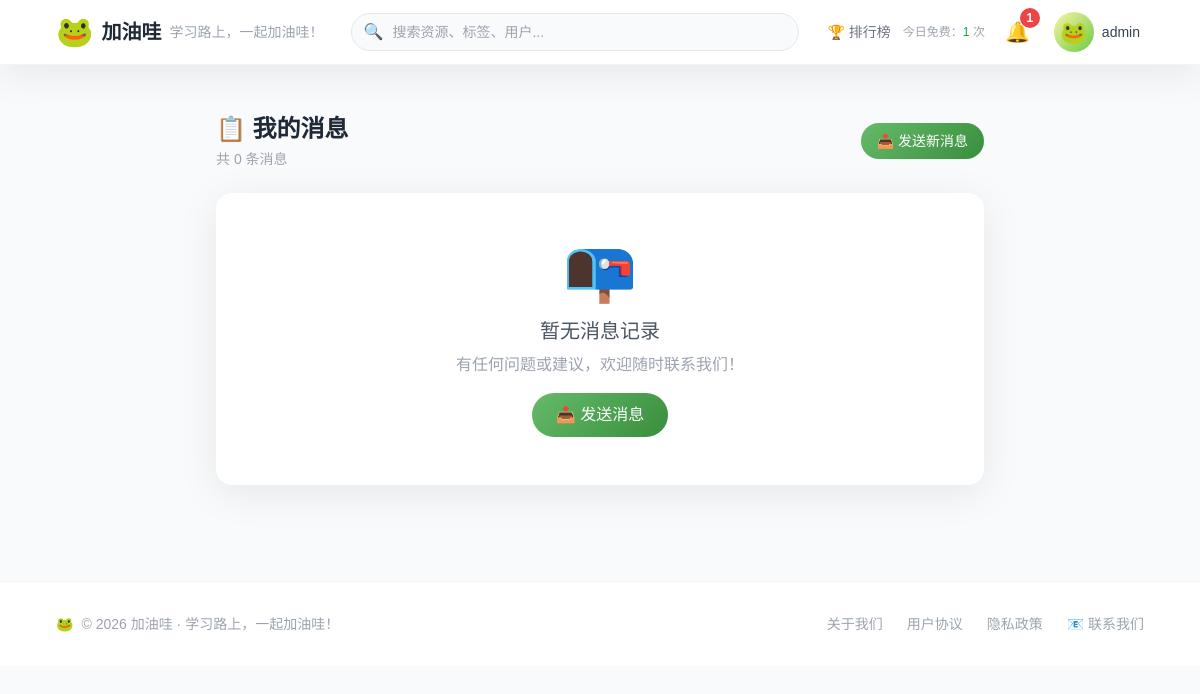
The app's page /contact/history/ (signed in), older data.
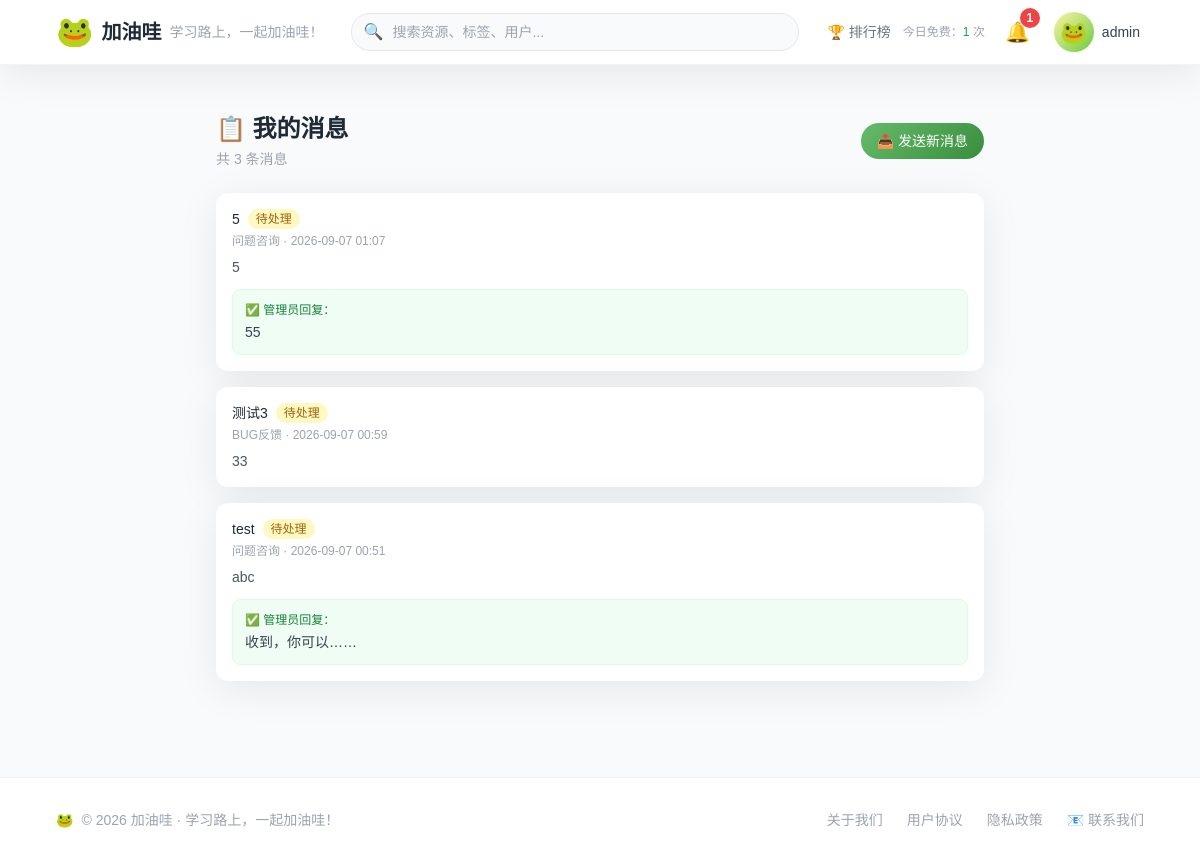
The same page, newer data.
### contact/models.py (models this page shows, shortened)
class ContactMessage(models.Model):
    TYPE_CHOICES = (
        ('question', '问题咨询'),
        ('bug', 'BUG反馈'),
        ('suggestion', '功能建议'),
        ('other', '其他'),
    )
    STATUS_CHOICES = (
        ('pending', '待处理'),
        ('processing', '处理中'),
        ('resolved', '已解决'),
        ('closed', '已关闭'),
    )
    user = models.ForeignKey(settings.AUTH_USER_MODEL, on_delete=models.CASCADE, verbose_name='用户')
    type = models.CharField(max_length=20, choices=TYPE_CHOICES, default='other', verbose_name='类型')
    title = models.CharField(max_length=100, verbose_name='标题')
    content = models.TextField(verbose_name='内容')
    contact = models.CharField(max_length=100, blank=True, verbose_name='联系方式（选填）')
    status = models.CharField(max_length=20, choices=STATUS_CHOICES, default='pending', verbose_name='状态')
    reply = models.TextField(blank=True, verbose_name='回复内容')
    created_at = models.DateTimeField(auto_now_add=True, verbose_name='提交时间')
    updated_at = models.DateTimeField(auto_now=True, verbose_name='更新时间')
    class Meta:
        db_table = 'contact_message'
        ordering = ['-created_at']
        verbose_name = '联系消息'
        verbose_name_plural = '联系消息'

### contact/views.py (the view)
# urls.py: path('history/', views.contact_history, name='history'),
@login_required
def contact_history(request):
    contact_messages = ContactMessage.objects.filter(user=request.user).order_by('-created_at')
    paginator = Paginator(contact_messages, 20)
    page = request.GET.get('page', 1)
    contact_messages_page = paginator.get_page(page)
    return render(request, 'contact/history.html', {'contact_messages': contact_messages_page})

### templates/contact/history.html (shortened to what this page needs)
{% extends 'base.html' %}
{% load static %}
{% block content %}
<div class="max-w-3xl mx-auto py-6">
    <div class="flex items-center justify-between mb-6">
        <div>
            <h1 class="text-2xl font-bold text-gray-800">📋 我的消息</h1>
            <p class="text-sm text-gray-400 mt-1">共 {{ contact_messages.paginator.count }} 条消息</p>
        </div>
        <a href="{% url 'contact:create' %}" class="btn-primary text-sm py-2 px-4">
            📤 发送新消息
        </a>
    </div>
    {% if contact_messages %}
    <div class="space-y-4">
        {% for message in contact_messages %}
        <div class="bg-white rounded-xl card-shadow p-4">
            <div class="flex items-start justify-between">
                <div class="flex-1">
                    <div class="flex items-center gap-2">
                        <span class="text-sm font-medium text-gray-800">{{ message.title }}</span>
                        <span class="text-xs px-2 py-0.5 rounded-full
                            {% if message.status == 'pending' %}bg-yellow-100 text-yellow-700
                            {% elif message.status == 'processing' %}bg-blue-100 text-blue-700
                            {% elif message.status == 'resolved' %}bg-green-100 text-green-700
                            {% else %}bg-gray-100 text-gray-500{% endif %}">
                            {{ message.get_status_display }}
                        </span>
                    </div>
                    <div class="text-xs text-gray-400 mt-1">
                        {{ message.get_type_display }} · {{ message.created_at|date:"Y-m-d H:i" }}
                    </div>
                    <p class="text-sm text-gray-600 mt-2">{{ message.content }}</p>
                    {% if message.reply %}
                    <div class="mt-3 p-3 bg-green-50 rounded-lg border border-green-100">
                        <div class="text-xs font-medium text-green-700">✅ 管理员回复：</div>
                        <p class="text-sm text-gray-700 mt-1">{{ message.reply }}</p>
                    </div>
                    {% endif %}
                </div>
            </div>
        </div>
        {% endfor %}
    </div>
    {% else %}
    <div class="bg-white rounded-2xl card-shadow p-12 text-center">
        <div class="text-6xl mb-4">📭</div>
        <h3 class="text-xl font-medium text-gray-600">暂无消息记录</h3>
        <p class="text-gray-400 mt-2">有任何问题或建议，欢迎随时联系我们！</p>
        <a href="{% url 'contact:create' %}" class="btn-primary inline-block mt-4">
            📤 发送消息
        </a>
    </div>
    {% endif %}
</div>
{% endblock %}

Row changes from the older to the newer data that the page shows:
added ContactMessage: title "5", status "待处理", type "问题咨询", created_at "2026-09-07 01:07", content "5", reply "55"
added ContactMessage: title "测试3", status "待处理", type "BUG反馈", created_at "2026-09-07 00:59", content "33"
added ContactMessage: title "test", status "待处理", type "问题咨询", created_at "2026-09-07 00:51", content "abc", reply "收到，你可以……"
Text that changed along with them:
{{ contact_messages.paginator.count }}: "0" → "3"
text no longer shown: "📭 暂无消息记录 有任何问题或建议，欢迎随时联系我们！ 📤 发送消息"
